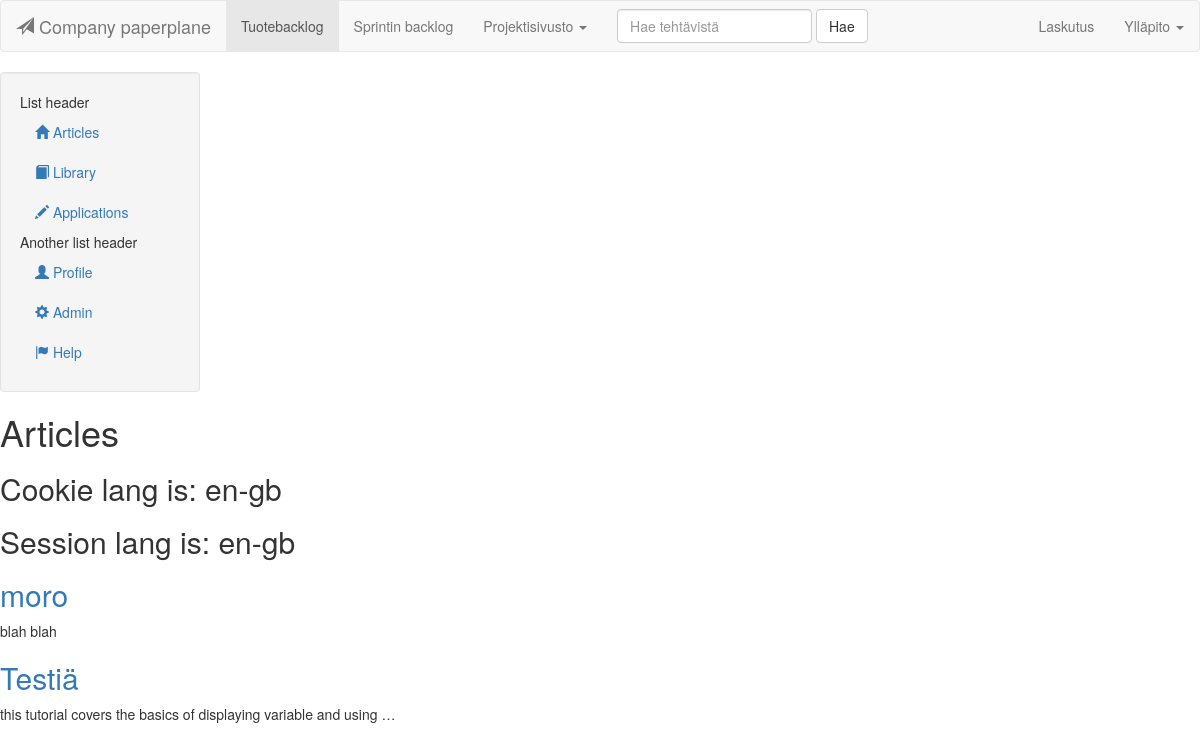
The page /articles/all/ on the database its author committed.
### article/models.py (models this page shows)
class Article(models.Model):
  title = models.CharField(max_length=200)
  body = models.TextField()
  pub_date = models.DateTimeField('date published')
  likes = models.IntegerField()

### article/views.py (the view)
# urls.py: url(r'^articles/',include('article.urls')),
def articles(request):
	language = "en-gb"
	session_language = "en-gb"
	if 'lang' in request.COOKIES:
		language = request.COOKIES["lang"]
	if 'lang' in request.session:
		session_language = request.session["lang"]
	return render_to_response('articles.html',
								{'articles': Article.objects.all(),
								  'language': language,
								  'session_language': session_language})

### article/templates/articles.html
{% extends "base.html" %}
{% block sisalto %}
	<h1>Articles</h1>
	<h2>Cookie lang is: {{language}}</h2>
	<h2>Session lang is: {{session_language}}</h2>
	{% if articles.count > 0 %}
		{% for article in articles %}
			<div>
				<h2><a href="/articles/get/{{article.id}}/">{{article.title}}</a></h2>
				<p>{{article.body|lower|truncatewords:"10"}}</p>
			</div>
		{% endfor %}
	{% else %}
		<p>None to show!</p>
	{% endif %}
{% endblock %}

### rows shown on the page
Article: title "moro", body "blah blah"
Article: title "Testiä", body "this tutorial covers the basics of displaying variable and using …"

### other values the page prints
{{ language }} "en-gb"
{{ session_language }} "en-gb"
